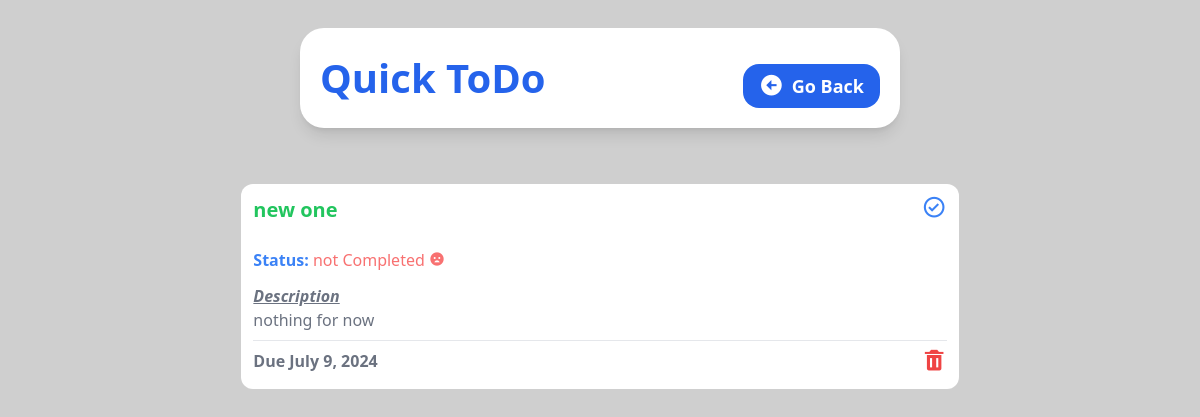
/detail/3, run on the app's committed database.
### tasks/models.py (models this page shows, shortened)
class Task(models.Model):
    title = models.CharField(max_length=35)
    description = models.TextField(null=True, blank=True)
    due_date = models.DateField()
    due_time = models.TimeField()
    completed = models.BooleanField(default=False)

### tasks/views.py (the view)
# urls.py: path('detail/<str:task_id>', views.task_details, name='task_detail'),
def task_details(request, task_id):
    task = Task.objects.get(id=task_id)
    return render(request, 'task_detail.html', {
        "task":task,
    })

### tasks/templates/task_detail.html (shortened to what this page needs)
{% load static %}
<!DOCTYPE html>
<html lang="en">
  <head>
    <link
      href="https://unpkg.com/boxicons@2.1.4/css/boxicons.min.css"
      rel="stylesheet"
    />
    <link rel="stylesheet" href="{% static 'style.css' %} " />
  </head>
  </head>
  <body
    class="bg-[#cfcfcf] flex flex-col items-center justify-center gap-4 h-screen"
  >
    <header
      class="bg-white shadow-lg w-10/12 h-auto rounded-3xl flex flex-col sm:flex-row justify-between items-center p-5 m-7 md:w-3/6"
    >
      <h1 class="text-blue-600 font-bold text-[40px]">Quick ToDo</h1>
      <a
        class="bg-blue-600 py-2 px-4 text-white font-semibold rounded-2xl text-lg mt-4 flex items-center gap-2"
        href="./index.html"
      >
        <i class="bx bxs-left-arrow-circle bx-sm"></i> Go Back
      </a>
    </header>
    <section
      class="flex flex-1 flex-wrap justify-center gap-3 bg-[#fff0] w-10/12 md:w-11/12 h-full mb-3 rounded-2xl p-3 overflow-y-auto scrollbar-hide"
    >
      <div class="w-full md:w-4/6 flex flex-col bg-white h-fit rounded-xl p-3">
        <div class="flex flex-row justify-between">
          <div>
            <h1 class="text-green-500 font-semibold text-xl">
              {{task.title}}
            </h1>
            <br />
            <h2 class="text-blue-500 font-bold">
              Status:
              {%if task.completed%}
              <span class="font-medium text-green-400"
                >Completed <i class="bx bxs-badge-check"></i
              ></span>
              {% else %}
              <span class="font-medium text-red-400"
              > not Completed <i class="bx bxs-sad"></i></span>
              {% endif %}
            </h2>
            <h2 class="text-gray-500 font-bold italic underline mt-3">
             Description
            </h2>
            <p class="text-gray-500 text-md">
              {{task.description}}
            </p>
          </div>
          <a href="{% url 'toggle_complete' task.id %}">
            <i class="bx bx-check-circle bx-sm text-blue-500"></i>
          </a>
        </div>
        <hr class="border-t border-gray-200 my-2" />
        <div class="flex flex-row justify-between">
          <h2 class="text-gray-500 font-bold">
            Due {{task.due_date}}
          </h2>
          <a href="{% url 'delete_task' task.id %}">
            <i class="bx bxs-trash bx-sm text-red-500"></i>
          </a>
        </div>
      </div>
    </section>
  </body>
</html>

### tasks/static/style.css (style rules this page uses)
html { line-height: 1.5; -webkit-text-size-adjust: 100%; -moz-tab-size: 4; -o-tab-size: 4; tab-size: 4; font-family: ui-sans-serif, system-ui, -apple-system, BlinkMacSystemFont, "Segoe UI", Roboto, "Helvetica Neue", Arial, "Noto Sans", sans-serif, "Apple Color Emoji", "Segoe UI Emoji", "Segoe UI Symbol", "Noto Color Emoji"; font-feature-settings: normal; font-variation-settings: normal; }
body { margin: 0; line-height: inherit; }
hr { height: 0; color: inherit; border-top-width: 1px; }
h1, h2, h3, h4, h5, h6 { font-size: inherit; font-weight: inherit; }
a { color: inherit; text-decoration: inherit; }
blockquote, dl, dd, h1, h2, h3, h4, h5, h6, hr, figure, p, pre { margin: 0; }
.m-7 { margin: 1.75rem; }
.my-2 { margin-top: 0.5rem; margin-bottom: 0.5rem; }
.mb-3 { margin-bottom: 0.75rem; }
.mt-3 { margin-top: 0.75rem; }
.mt-4 { margin-top: 1rem; }
.flex { display: flex; }
.h-auto { height: auto; }
.h-fit { height: -moz-fit-content; height: fit-content; }
.h-full { height: 100%; }
.h-screen { height: 100vh; }
.w-10\/12 { width: 83.333333%; }
.w-full { width: 100%; }
.flex-1 { flex: 1 1 0%; }
.flex-row { flex-direction: row; }
.flex-col { flex-direction: column; }
.flex-wrap { flex-wrap: wrap; }
.items-center { align-items: center; }
.justify-center { justify-content: center; }
.justify-between { justify-content: space-between; }
.gap-2 { gap: 0.5rem; }
.gap-3 { gap: 0.75rem; }
.gap-4 { gap: 1rem; }
.overflow-y-auto { overflow-y: auto; }
.rounded-2xl { border-radius: 1rem; }
.rounded-3xl { border-radius: 1.5rem; }
.rounded-xl { border-radius: 0.75rem; }
.border-t { border-top-width: 1px; }
.border-gray-200 { --tw-border-opacity: 1; border-color: rgb(229 231 235 / var(--tw-border-opacity)); }
.bg-\[\#cfcfcf\] { --tw-bg-opacity: 1; background-color: rgb(207 207 207 / var(--tw-bg-opacity)); }
.bg-\[\#fff0\] { background-color: #fff0; }
.bg-blue-600 { --tw-bg-opacity: 1; background-color: rgb(37 99 235 / var(--tw-bg-opacity)); }
.bg-white { --tw-bg-opacity: 1; background-color: rgb(255 255 255 / var(--tw-bg-opacity)); }
.p-3 { padding: 0.75rem; }
.p-5 { padding: 1.25rem; }
.px-4 { padding-left: 1rem; padding-right: 1rem; }
.py-2 { padding-top: 0.5rem; padding-bottom: 0.5rem; }
.text-\[40px\] { font-size: 40px; }
.text-lg { font-size: 1.125rem; line-height: 1.75rem; }
.text-xl { font-size: 1.25rem; line-height: 1.75rem; }
.font-bold { font-weight: 700; }
.font-medium { font-weight: 500; }
.font-semibold { font-weight: 600; }
.italic { font-style: italic; }
.text-blue-500 { --tw-text-opacity: 1; color: rgb(59 130 246 / var(--tw-text-opacity)); }
.text-blue-600 { --tw-text-opacity: 1; color: rgb(37 99 235 / var(--tw-text-opacity)); }
.text-gray-500 { --tw-text-opacity: 1; color: rgb(107 114 128 / var(--tw-text-opacity)); }
.text-green-500 { --tw-text-opacity: 1; color: rgb(34 197 94 / var(--tw-text-opacity)); }
.text-red-400 { --tw-text-opacity: 1; color: rgb(248 113 113 / var(--tw-text-opacity)); }
.text-red-500 { --tw-text-opacity: 1; color: rgb(239 68 68 / var(--tw-text-opacity)); }
.text-white { --tw-text-opacity: 1; color: rgb(255 255 255 / var(--tw-text-opacity)); }
.underline { text-decoration-line: underline; }
.shadow-lg { --tw-shadow: 0 10px 15px -3px rgb(0 0 0 / 0.1), 0 4px 6px -4px rgb(0 0 0 / 0.1); --tw-shadow-colored: 0 10px 15px -3px var(--tw-shadow-color), 0 4px 6px -4px var(--tw-shadow-color); box-shadow: var(--tw-ring-offset-shadow, 0 0 #0000), var(--tw-ring-shadow, 0 0 #0000), var(--tw-shadow); }
@media (min-width: 640px) { .sm\:flex-row { flex-direction: row; } }
@media (min-width: 768px) { .md\:w-11\/12 { width: 91.666667%; } }
@media (min-width: 768px) { .md\:w-3\/6 { width: 50%; } }
@media (min-width: 768px) { .md\:w-4\/6 { width: 66.666667%; } }

### data on the page
Task: title "new one", description "nothing for now", due_date "July 9, 2024"
